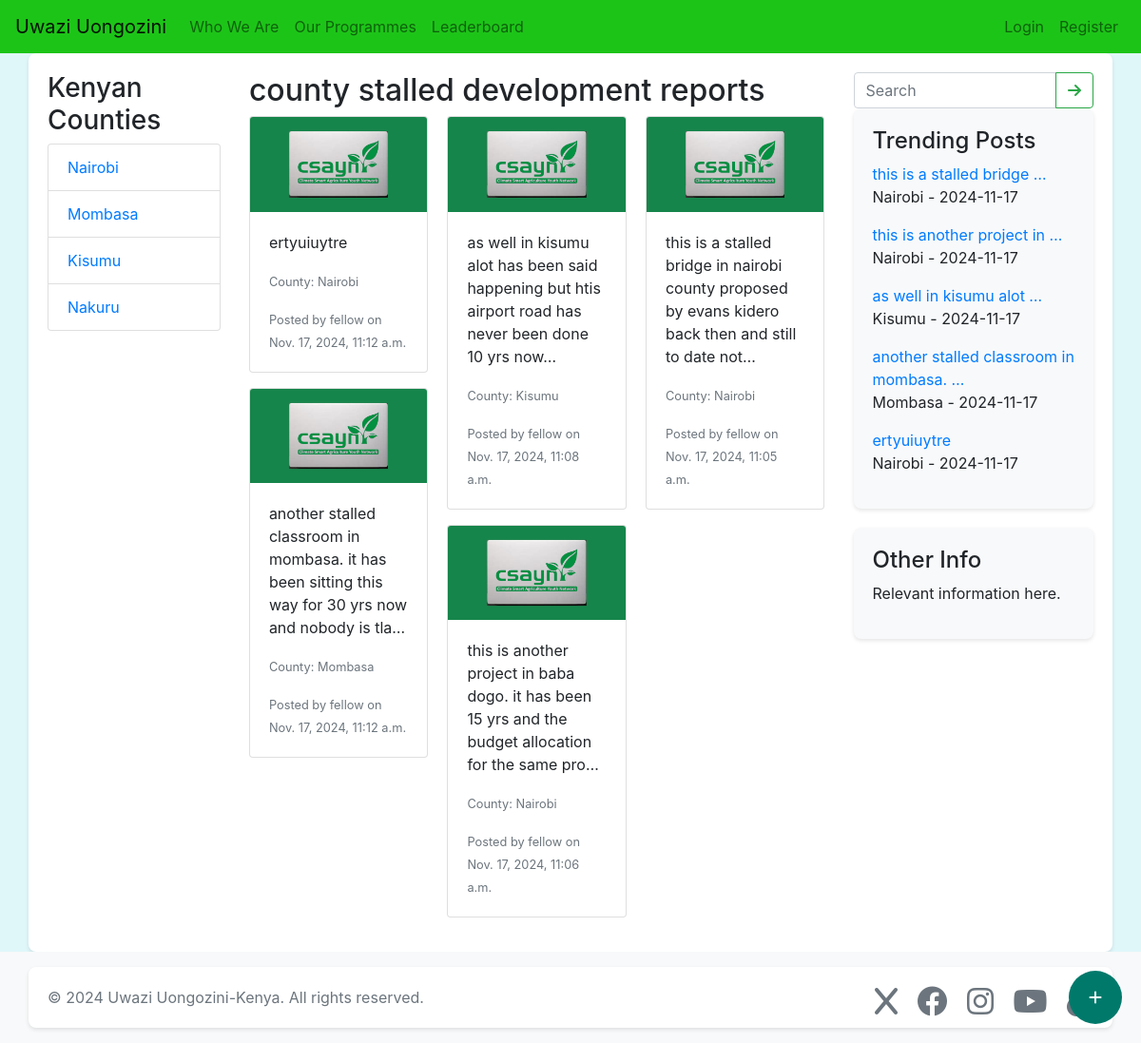
The page / on the database its author committed.
### uongozini/models.py (models this page shows)
class Post(models.Model):
    user = models.ForeignKey(User, on_delete=models.CASCADE)
    image = models.ImageField(upload_to='uploads/', default='uploads/default.jpg')
    description = models.TextField()
    county = models.CharField(max_length=100, choices=[
        ('Nairobi', 'Nairobi'),
        ('Mombasa', 'Mombasa'),
        ('Kisumu', 'Kisumu'),
        ('Nakuru', 'Nakuru'),
    ], default='Nairobi')
    created_at = models.DateTimeField(auto_now_add=True)

### uongozini/views.py (the view)
# urls.py: path('', views.home, name='home'),
def home(request):
    county = request.GET.get('county')
    trending_posts = Post.objects.annotate(
        total_interactions=Count('likes') + Count('comments')
    ).order_by('-total_interactions')[:10]  # Adjust limit as needed
    if county:
        posts = Post.objects.filter(county=county).order_by('-created_at')
    else:
        posts = Post.objects.all().order_by('-created_at')
    return render(request, 'uongozini/home.html', {'posts': posts, 'county': county, 'trending_posts': trending_posts})

### uongozini/templates/uongozini/home.html (shortened to what this page needs)
{% extends 'uongozini/base.html' %}
{% block content %}
<div class="row">
    <div class="col-md-3">
        <h3>Kenyan Counties</h3>
        <ul class="list-group">
            <li class="list-group-item"><a href="?county=Nairobi">Nairobi</a></li>
            <li class="list-group-item"><a href="?county=Mombasa">Mombasa</a></li>
            <li class="list-group-item"><a href="?county=Kisumu">Kisumu</a></li>
            <li class="list-group-item"><a href="?county=Nakuru">Nakuru</a></li>
        </ul>
    </div>
    <div class="col-md-9">
        {% if county %}
            <h2>Posts in {{ county }}</h2>
        {% else %}
            <h2>county stalled development reports</h2>
        {% endif %}
        <div class="card-columns">
            {% for post in posts %}
                <div class="card mb-3">
                    <a href="{% url 'post_detail' post.id %}">
                        <img src="{{ post.image.url }}" alt="Post Image" class="card-img-top">
                    </a>
                    <div class="card-body">
                         <p>{{ post.description|truncatechars:100 }}</p>
                        <p class="card-text"><small class="text-muted">County: {{ post.county }}</small></p>
                        <p class="card-text"><small class="text-muted">Posted by {{ post.user.username }} on {{ post.created_at }}</small></p>
                    </div>
                </div>
            {% endfor %}
        </div>
    </div>
</div>
{% endblock %}

### uongozini/templates/uongozini/base.html (shortened to what this page needs)
<!DOCTYPE html>
<html>
<head>
    <link rel="stylesheet" href="https://stackpath.bootstrapcdn.com/bootstrap/4.5.2/css/bootstrap.min.css">
    <link rel="stylesheet" href="https://cdnjs.cloudflare.com/ajax/libs/font-awesome/6.0.0-beta3/css/all.min.css">
</head>
<body>
    <nav class="navbar navbar-expand-lg navbar-light fixed-top">
        <a class="navbar-brand" href="{% url 'home' %}">Uwazi Uongozini</a>
        <div class="collapse navbar-collapse">
            <ul class="navbar-nav mr-auto">
                <li class="nav-item">
                    <a class="nav-link" href="">Who We Are</a>
                </li>
                <li class="nav-item">
                    <a class="nav-link" href="">Our Programmes</a>
                </li>
                <li class="nav-item">
                    <a class="nav-link" href="{% url 'leaderboard' %}">Leaderboard</a>
                </li>
            </ul>
            <ul class="navbar-nav ml-auto">
                {% if user.is_authenticated %}
                <li class="nav-item">
                    <form method="post" action="{% url 'logout' %}" style="display: inline;">
                        {% csrf_token %}
                        <button type="submit" class="btn btn-link nav-link" style="padding: 0; border: none; background: none;">Logout</button>
                    </form>
                </li>
                {% else %}
                    <li class="nav-item">
                        <a class="nav-link" href="{% url 'login' %}">Login</a>
                    </li>
                    <li class="nav-item">
                        <a class="nav-link" href="{% url 'register' %}">Register</a>
                    </li>
                {% endif %}
            </ul>
        </div>
    </nav>
    <div class="container">
        <div class="row">
            <div class="col-md-9">
                {% block content %}{% endblock %}
            </div>
            <div class="col-md-3">
                <form class="form-inline my-2 my-lg-0 search-bar" method="get" action="{% url 'search' %}">
                     <div class="input-group">
                        <input class="form-control" type="search" name="q" placeholder="Search" aria-label="Search">
                         <div class="input-group-append">
                            <button class="btn btn-outline-success" type="submit">
                                <i class="fas fa-arrow-right"></i>
                            </button>
                        </div>
                    </div>
                </form>
                <div class="sidebar">
                    <h4>Trending Posts</h4>
                    <ul class="list-unstyled">
                        {% for post in trending_posts %}
                            <li>
                                <a href="{% url 'post_detail' post.id %}">{{ post.description|truncatewords:5 }}</a>
                                <p>{{ post.county }} - {{ post.created_at|date:"Y-m-d" }}</p>
                            </li>
                        {% endfor %}
                    </ul>
                </div>
                <div class="sidebar">
                    <h4>Other Info</h4>
                    <p>Relevant information here.</p>
                </div>
            </div>
        </div>
    </div>
    <a href="{% url 'upload_post' %}" class="floating-button">
        <i class="fas fa-plus"></i>
    </a>
    <footer class="footer mt-auto py-3 bg-light">
        <div class="container">
            <span class="text-muted">&copy; 2024 Uwazi Uongozini-Kenya. All rights reserved.</span>
            <div class="float-right">
                <a href="https://x.com/AfricaforSDGs" target="_blank" class="text-muted"><i class="fab fa-x fa-2x"></i></a>
                <a href="https://www.facebook.com/AfricaYouthSDGs" target="_blank" class="text-muted"><i class="fab fa-facebook fa-2x ml-3"></i></a>
                <a href="https://www.instagram.com/africaforsdgs" target="_blank" class="text-muted"><i class="fab fa-instagram fa-2x ml-3"></i></a>
                <a href="https://www.youtube.com/@africaforsdgs" target="_blank" class="text-muted"><i class="fab fa-youtube fa-2x ml-3"></i></a>
                <a href="https://www.tiktok.com/@africaforsdgs" target="_blank" class="text-muted"></a>
            </div>
        </div>
    </footer>
</body>
</html>

### uongozini/templates/uongozini/base.html (style rules this page uses)
body { background-color: #e0f7fa; padding-top: 56px; }
.navbar { background-color: #1dc418; color: #fff; }
.container { background-color: #ffffff; padding: 20px; border-radius: 8px; box-shadow: 0 2px 4px rgba(0, 0, 0, 0.1); }
.floating-button { position: fixed; bottom: 20px; right: 20px; z-index: 1000; background-color: #00796b; color: white; border-radius: 50%; width: 56px; height: 56px; display: flex; align-items: center; justify-content: center; }
.sidebar { background-color: #f8f9fa; padding: 20px; border-radius: 8px; box-shadow: 0 2px 4px rgba(0, 0, 0, 0.1); margin-bottom: 20px; }

### rows shown on the page
Post: image (picture), description "ertyuiuytre", county "Nairobi", user.username "fellow", created_at "Nov. 17, 2024, 11:12 a.m.", created_at "2024-11-17"
Post: image (picture), description "another stalled classroom in mombasa. it has been sitting this way for 30 yrs now and nobody is tla…", county "Mombasa", user.username "fellow", created_at "Nov. 17, 2024, 11:12 a.m.", description "another stalled classroom in mombasa. …", created_at "2024-11-17"
Post: image (picture), description "as well in kisumu alot has been said happening but htis airport road has never been done 10 yrs now…", county "Kisumu", user.username "fellow", created_at "Nov. 17, 2024, 11:08 a.m.", description "as well in kisumu alot …", created_at "2024-11-17"
Post: image (picture), description "this is another project in baba dogo. it has been 15 yrs and the budget allocation for the same pro…", county "Nairobi", user.username "fellow", created_at "Nov. 17, 2024, 11:06 a.m.", description "this is another project in …", created_at "2024-11-17"
Post: image (picture), description "this is a stalled bridge in nairobi county proposed by evans kidero back then and still to date not…", county "Nairobi", user.username "fellow", created_at "Nov. 17, 2024, 11:05 a.m.", description "this is a stalled bridge …", created_at "2024-11-17"
